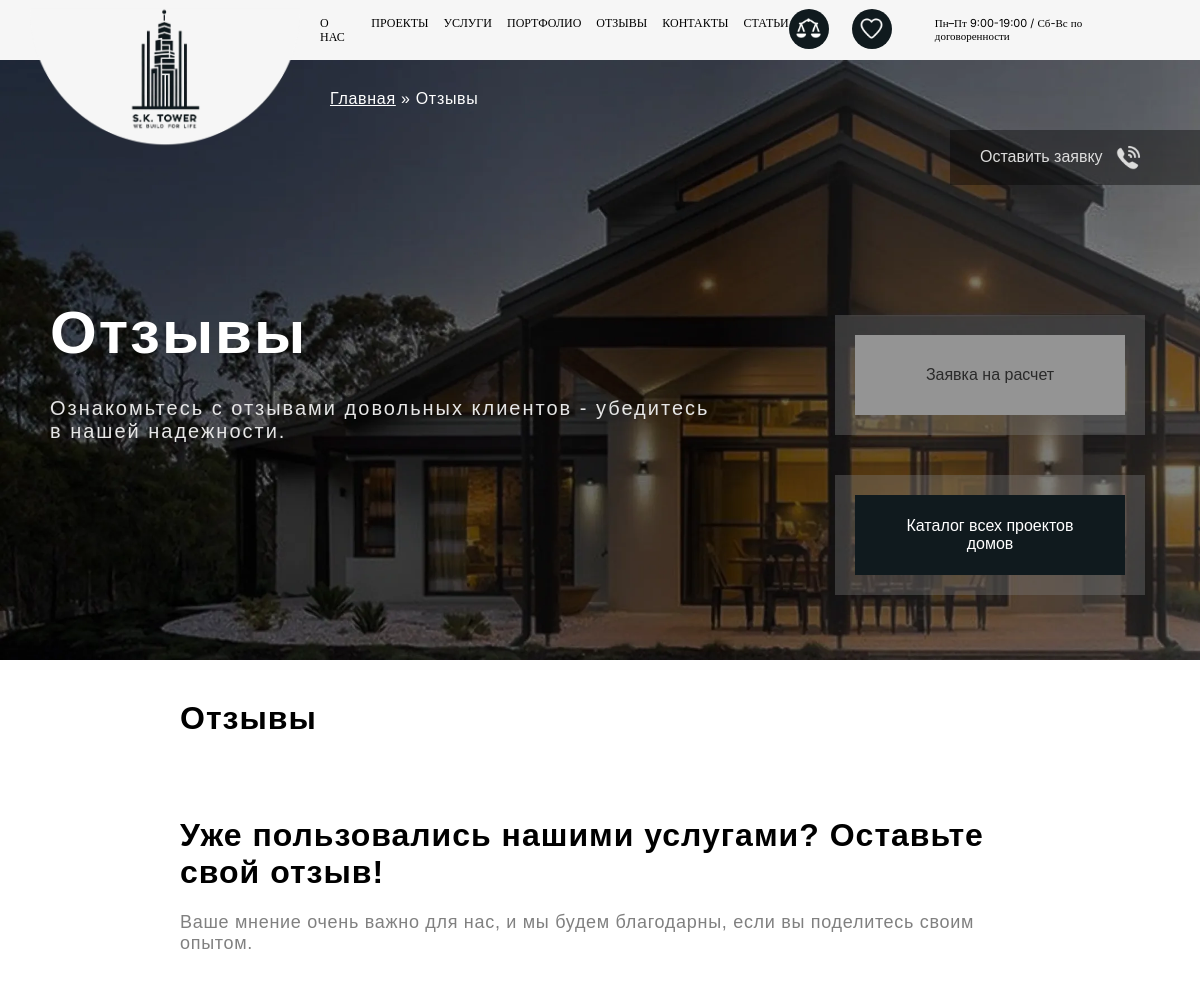
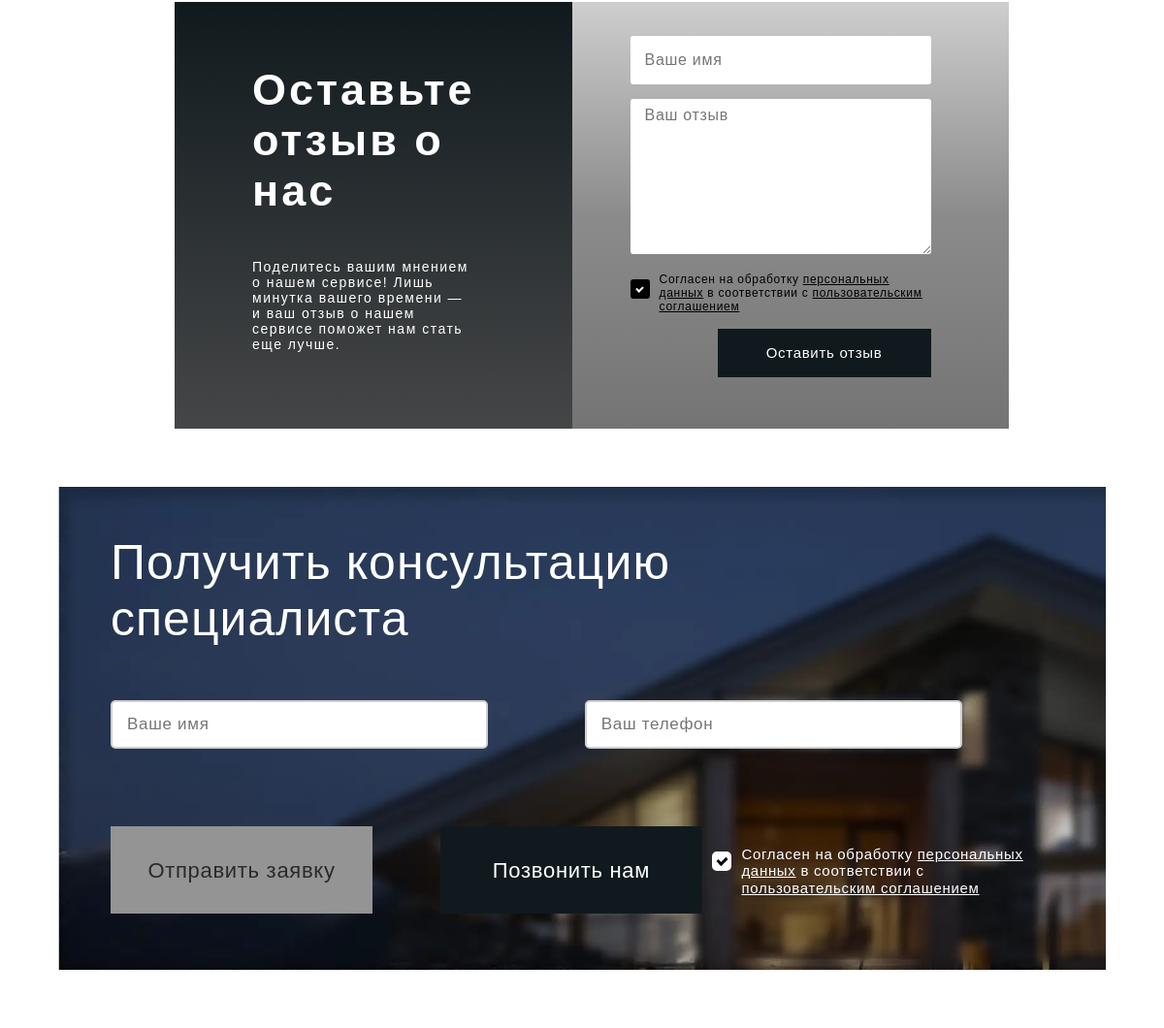
Page /reviews (upper part) on the earlier database version (2 pictures, top to bottom).
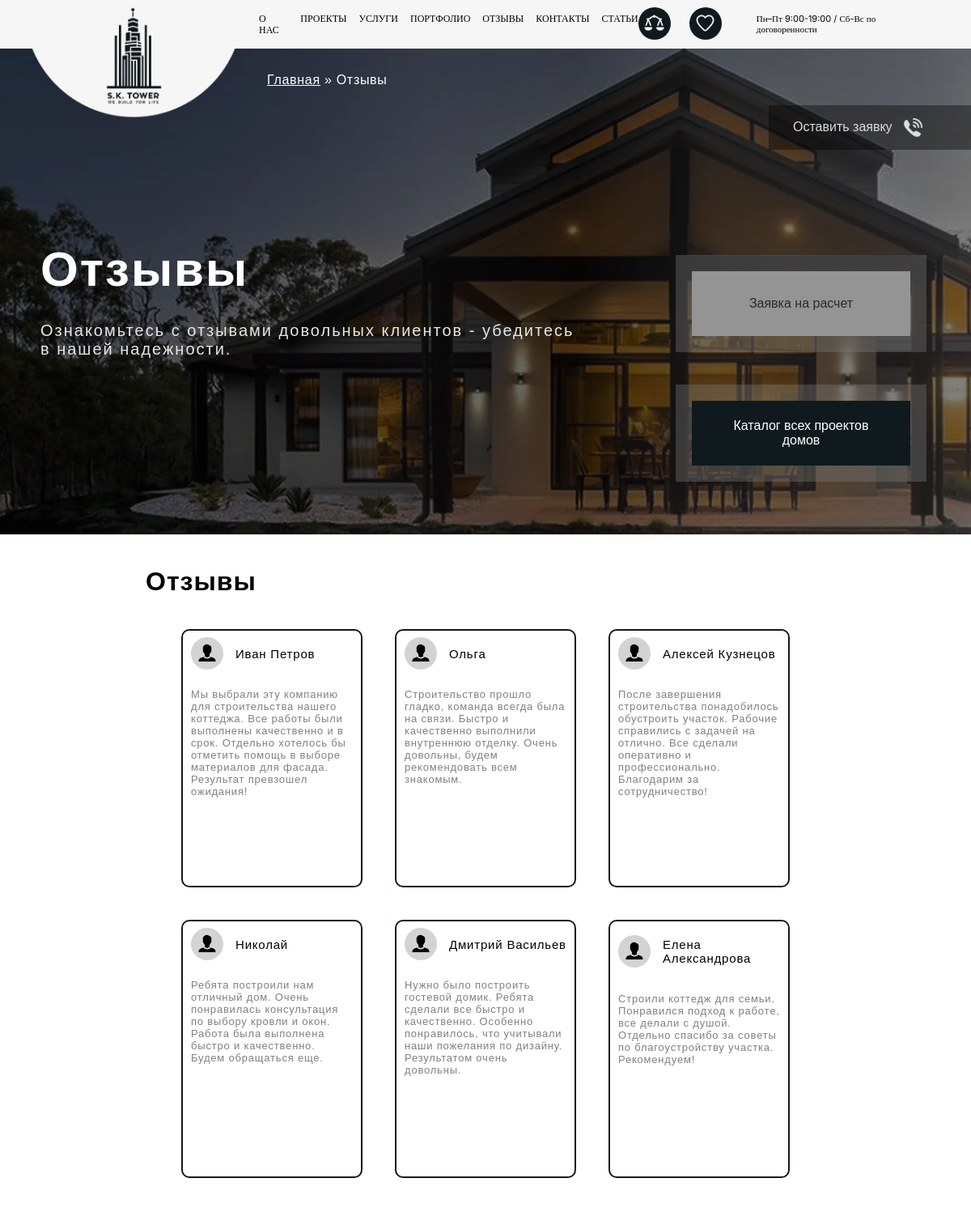
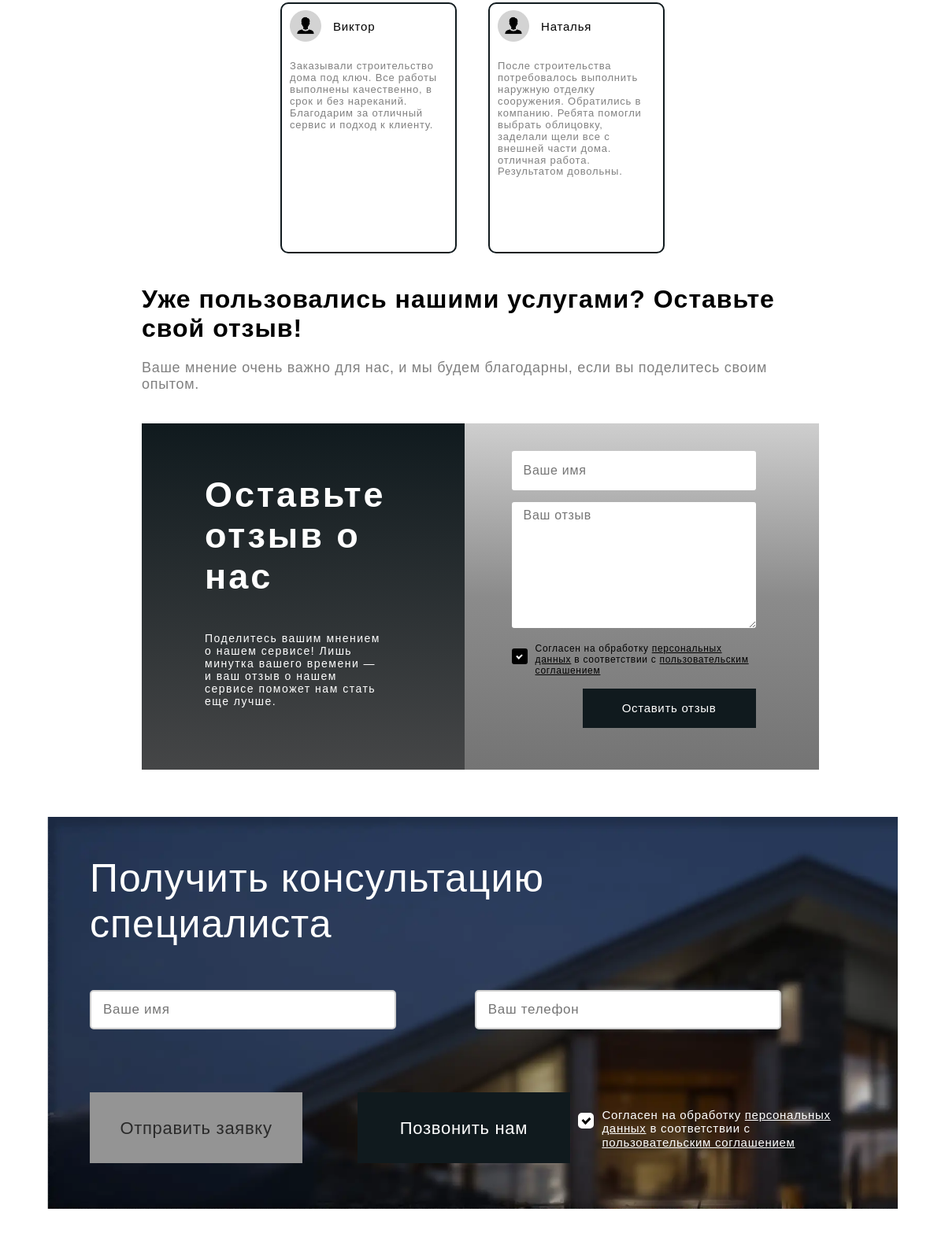
Same page on the later database version (2 pictures, top to bottom).
### main/models.py (models this page shows, shortened)
class Reviews(models.Model):
    reviewer_name = models.CharField(verbose_name='Имя клиента', max_length=100, blank=True)
    review = models.CharField(verbose_name='Отзыв', max_length=2000, blank=True)
    review_date = models.DateTimeField(verbose_name='Дата отзыва', default=datetime.now, blank=True)
    class Meta:
        verbose_name = "Отзыв"
        verbose_name_plural = "Отзывы"

### main/views.py (the view)
# urls.py: path('reviews', views.reviews, name='reviews'),
def reviews(request):
    reviews = Reviews.objects.all()
    return render(request, 'main/reviews.html', {'reviews': reviews})

### main/context_processors.py (called while the page is built)
def get_main_info(request):
    info = ConactInfo.objects.all()
    data = {}
    extra_data = {
        'Основной номер телефона': 'number',
        'Дополнительный номер телефона': 'extra_number',
        'Адрес': 'address',
        'Электронная почта': 'mail',
        'Сокращенное наименование': 'short_name',
        'Юридический адрес': 'ur_address',
        'Физический адрес': 'phis_address',
        'ОГРНИП': 'ogrnip',
        'ИНН': 'inn',
        'Дата присвоения ОГРНИП': 'data_ogrnip',
        'КПП': 'kpp',
        'Расчетный счет': 'chet',
        'Название банка': 'bank_name',
        'Корреспондентский счет': 'kor_chet',
        'БИК': 'bik',
    }
    for i in info:
        name = extra_data[i.name]
        data[name] = i.value
    return data

### main/templates/main/reviews.html (shortened to what this page needs)
{% extends 'main/header.html' %}
{% load static %}
{% block link %}
<link rel="stylesheet" type="text/css" href="{% static 'main/css/reviews.css' %}">
{% endblock %}
{% block navigation %}
<a href="/">Главная</a> » Отзывы
{% endblock %}
{% block title_text %}
Отзывы
{% endblock %}
{% block extra_text %}
Ознакомьтесь с отзывами довольных клиентов - убедитесь в нашей надежности.
{% endblock %}
{% block content %}
<div class="reviews_block" id="block1">
        <div class="block_review_text">
        <h1 class="review_title">Отзывы</h1>
    </div>
    <div class="reviews">
        {% for review in reviews %}
            <div class="review">
                <div>
                    <div class="person_info">
                        <img src="{% static 'main/png/home/person_icon.png' %}" class="person_icon" draggable="false">
                        <p class="person_name">{{ review.reviewer_name }}</p>
                    </div>
                    <p class="review_text">
                        {{ review.review }}
                    </p>
                </div>
            </div>
        {% endfor %}
    </div>
</div>
<div class="make_review_block">
    <div class="block_review_text">
        <h1 class="review_title">Уже пользовались нашими услугами? Оставьте свой отзыв!</h1>
        <p class="review_block_text">Ваше мнение очень важно для нас, и мы будем благодарны, если вы поделитесь своим опытом.</p>
    </div>
    <div class="make_review">
        <div class="make_review_text_block">
            <h1 class="make_review_title">Оставьте отзыв о нас</h1>
            <p class="make_review_text">Поделитесь вашим мнением о нашем сервисе! Лишь минутка вашего времени — и ваш отзыв о нашем сервисе поможет нам стать еще лучше.</p>
        </div>
        <div class="make_review_form">
            <input id='review_name' type="text" name="review_name" placeholder="Ваше имя" class="review_name_input">
            <textarea id="review" name="review" placeholder="Ваш отзыв" class="review_input"></textarea>
            <label class="container2">Согласен на обработку <a href="#soglasie1" id="soglasie_open6" class="container_a2">персональных данных</a> в соответствии с <a href="{% url 'agreement' %}" class="container_a2">пользовательским соглашением</a>
                <span class="checkmark2"></span>
            </label>
            <div class="make_review_button" id='send_review_button' onclick="send_review()">Оставить отзыв</div>
        </div>
    </div>
</div>
<div class="special_block">
    <p class="special_block_title">Получить консультацию специалиста</p>
    <div class="special_block_inputs">
        <input id='name' type="text" name="name" placeholder="Ваше имя" class="special_block_input">
        <input id="phone" type="tel" onkeypress="return event.charCode >= 48 && event.charCode <= 57" name="phone" placeholder="Ваш телефон" class="special_block_input">
    </div>
    <div class="special_block_buttons">
        <div class="special_buttons">
            <div class="special_button1" id='send_consultation_button' onclick="send_consultation()">Отправить заявку</div>
            <a class="special_button2" style="text-decoration: none;" href="tel:{{ number }}">Позвонить нам</a>
        </div>
        <label class="container">Согласен на обработку <a href="#soglasie1" id="soglasie_open7" class="container_a">персональных данных</a> в соответствии с <a href="{% url 'agreement' %}" class="container_a">пользовательским соглашением</a>
            <span class="checkmark"></span>
        </label>
    </div>
</div>
{% endblock %}

Differences in the rows shown:
added Reviews: reviewer_name "Иван Петров", review "Мы выбрали эту компанию для строительства нашего коттеджа. Все работы были выполнены качественно и в срок. Отдельно хотелось бы отметить помощь в выборе материалов для фасада. Результат превзошел ожидания!"
added Reviews: reviewer_name "Ольга", review "Строительство прошло гладко, команда всегда была на связи. Быстро и качественно выполнили внутреннюю отделку. Очень довольны, будем рекомендовать всем знакомым."
added Reviews: reviewer_name "Алексей Кузнецов", review "После завершения строительства понадобилось обустроить участок. Рабочие справились с задачей на отлично. Все сделали оперативно и профессионально. Благодарим за сотрудничество!"
added Reviews: reviewer_name "Николай", review "Ребята построили нам отличный дом. Очень понравилась консультация по выбору кровли и окон. Работа была выполнена быстро и качественно. Будем обращаться еще."
added Reviews: reviewer_name "Дмитрий Васильев", review "Нужно было построить гостевой домик. Ребята сделали все быстро и качественно. Особенно понравилось, что учитывали наши пожелания по дизайну. Результатом очень довольны."
added Reviews: reviewer_name "Елена Александрова", review "Строили коттедж для семьи. Понравился подход к работе, все делали с душой. Отдельно спасибо за советы по благоустройству участка. Рекомендуем!"
added Reviews: reviewer_name "Виктор", review "Заказывали строительство дома под ключ. Все работы выполнены качественно, в срок и без нареканий. Благодарим за отличный сервис и подход к клиенту."
added Reviews: reviewer_name "Наталья", review "После строительства потребовалось выполнить наружную отделку сооружения. Обратились в компанию. Ребята помогли выбрать облицовку, заделали щели все с внешней части дома. отличная работа. Результатом довольны.…"
